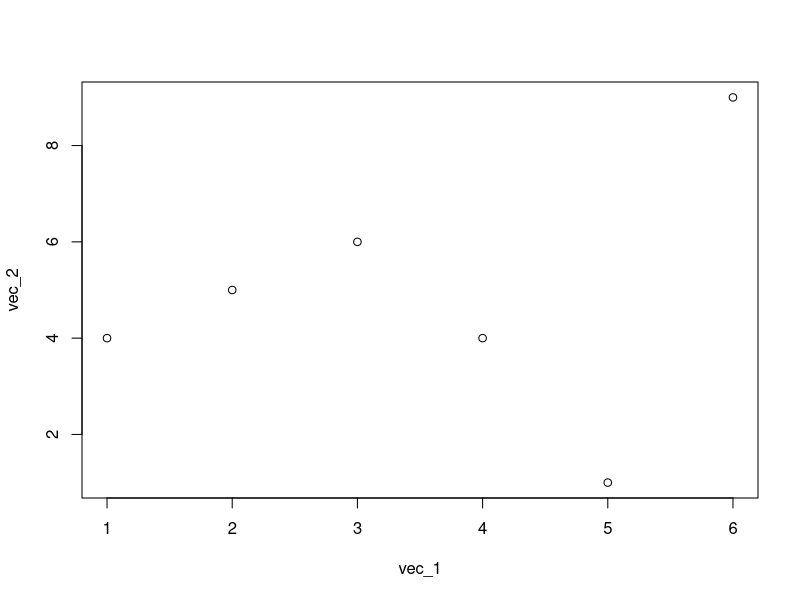

Write the R code that produced this figure.
vec_1 = c(1,2,3,4,5,6)
mean_vec_1 = mean(vec_1)
sd_vec_1 = sd(vec_1)

vec_2 = c(4,5,6,4,1,9)
mean_vec_2 = mean(vec_2)
sd_vec_2 = sd(vec_2)

cor(vec_1, vec_2)
cor.test(vec_1, vec_2)


vec_1[1] - mean(vec_1)



plot(vec_1, vec_2)

# vec1 = c(1, 2, 3, 10, 20, 30)
# vec2 = c(4, 5, 6, 70, 80, 90)
# # vec1_rep = rep(c(10, 30, 50), 20)
# # vec2_rep = rep(c(12, 40, 79), 20)
# 
# mean_vec1 = mean(vec1)
# mean_vec2 = mean(vec2)
# # mean_vec1_rep = mean(vec1_rep)
# # mean_vec2_rep = mean(vec2_rep)
# 
# sd_vec1 = sd(vec1)
# sd_vec2 = sd(vec2)
# # sd_vec1_rep = sd(vec1_rep)
# # sd_vec2_rep = sd(vec2_rep)
# 
# n = length(vec1)
# 
# # abw_vec1_rep = vec1_rep - mean_vec1_rep
# # abw_vec2_rep = vec2_rep - mean_vec2_rep
# 
# 
# abw_vec1 = vec1 - mean_vec1
# abw_vec2 = vec2 - mean_vec2
# 
# sum_prd = sum((abw_vec1/sd_vec1) * (abw_vec2/sd_vec2))
# 
# sum_prd * (1/n)
# 
# # sum_abw =
# #   ((1 - mean_vec1) * (4 - mean_vec2)) +
# #   ((2 - mean_vec1) * (5 - mean_vec2)) +
# #   ((3 - mean_vec1) * (6 - mean_vec2))
# #
# # sum((vec1 - mean_vec1) * (vec2 - mean_vec2))
# 
# 
# cor.test(vec1, vec2, method = "pearson")
# 
# 
# 
# daten = c(10, 20, 15, 30, 25)
# mean_daten = mean(daten)
# sd_daten = sd(daten)
# 
# z_daten = (daten - mean_daten) / sd_daten
